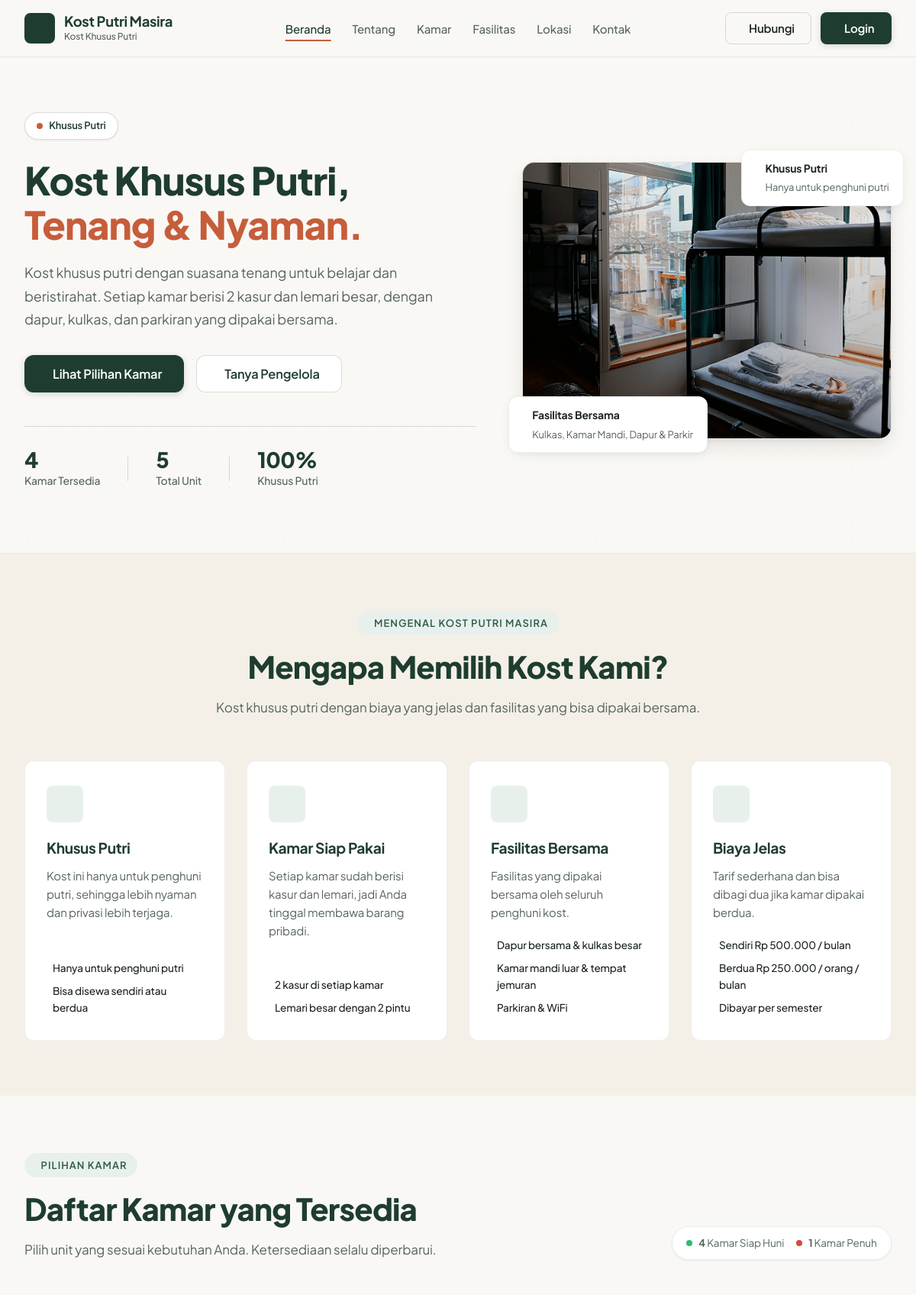
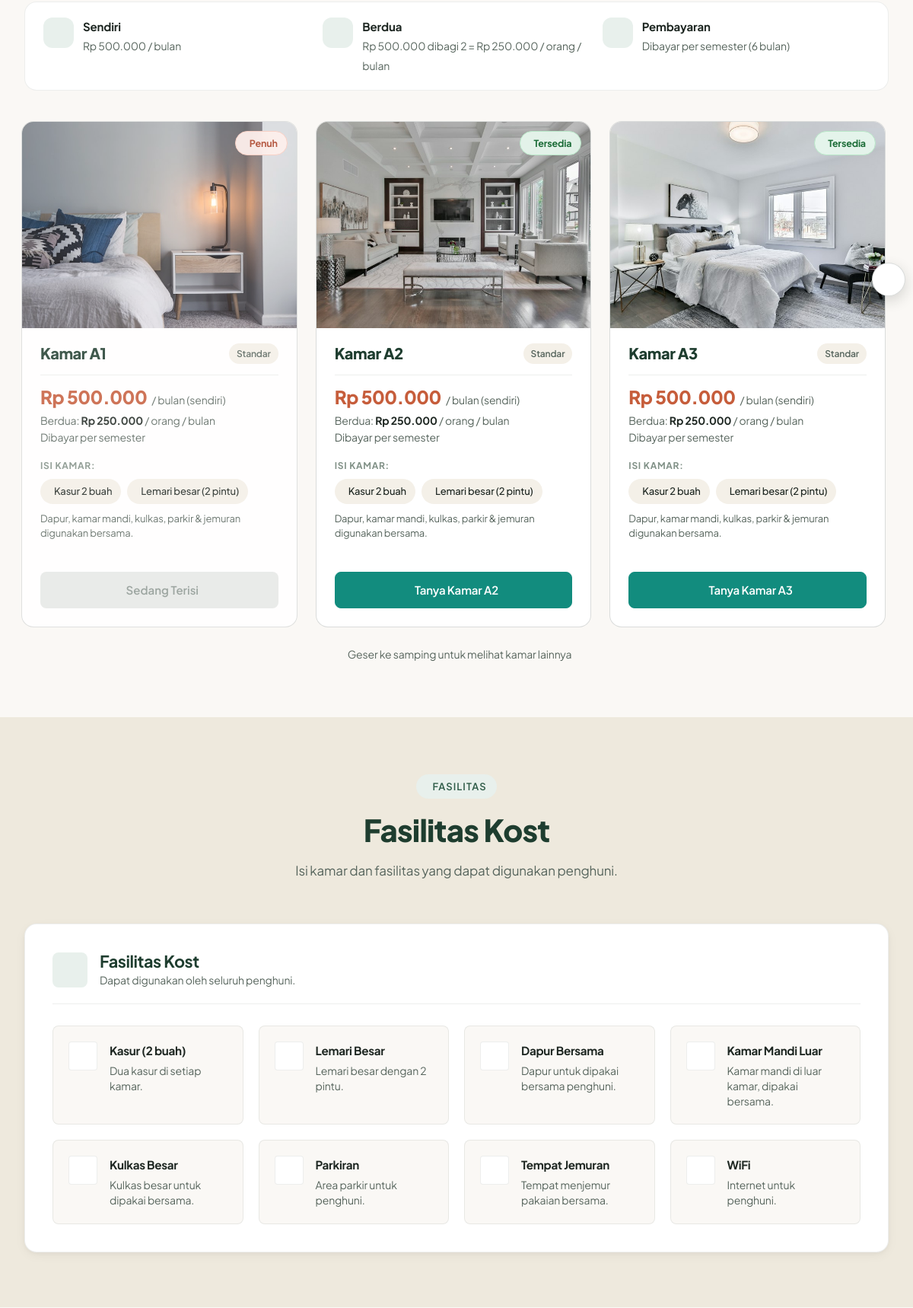
The page / (upper part) on the database its author committed (2 pictures, top to bottom).
### tables this page shows
CREATE TABLE `kamar` (
  `id_kamar` int NOT NULL,
  `nomor_kamar` varchar(20) NOT NULL,
  `tipe_kamar` varchar(50) DEFAULT NULL,
  `kapasitas` int NOT NULL DEFAULT '1',
  `harga` decimal(12,2) NOT NULL,
  `status` enum('kosong','terisi','penuh') NOT NULL DEFAULT 'kosong',
  `keterangan` text,
  `created_at` timestamp NULL DEFAULT CURRENT_TIMESTAMP
);

CREATE TABLE `fasilitas` (
  `id_fasilitas` int NOT NULL,
  `nama_fasilitas` varchar(100) NOT NULL,
  `jenis` enum('kamar','umum') NOT NULL,
  `keterangan` text
);

### includes/functions.php (called while the page is built, shortened)
<?php
function e(?string $string): string {
    return htmlspecialchars((string)$string, ENT_QUOTES, 'UTF-8');
}
function formatRupiah(float|int|string $angka, bool $denganSimbol = true): string {
    $nominal = (float) $angka;
    $hasil = number_format($nominal, 0, ',', '.');
    return $denganSimbol ? 'Rp ' . $hasil : $hasil;
}

### index.php (the view, shortened to what this page needs)
<?php
require_once __DIR__ . '/config/database.php';
require_once __DIR__ . '/includes/functions.php';
try {
    $daftarKamar = $pdo->query("
        SELECT k.*, (SELECT COUNT(*) FROM sewa sw WHERE sw.id_kamar = k.id_kamar AND sw.status = 'aktif') AS penghuni_aktif,
               GROUP_CONCAT(f.nama_fasilitas ORDER BY f.id_fasilitas SEPARATOR '||') AS fasilitas_list
        FROM kamar k
        LEFT JOIN kamar_fasilitas kf ON k.id_kamar=kf.id_kamar
        LEFT JOIN fasilitas f ON kf.id_fasilitas=f.id_fasilitas
        GROUP BY k.id_kamar ORDER BY k.nomor_kamar ASC
    ")->fetchAll();
    $fasilitasSemua = $pdo->query("SELECT * FROM fasilitas ORDER BY id_fasilitas")->fetchAll();
} catch (PDOException $ex) {
    $daftarKamar=$fasilitasSemua=[];
}
$hargaPerOrang2 = 2;
$bulanPerSemester = 6;
$totalKamar  = count($daftarKamar);
$kamarKosong = count(array_filter($daftarKamar, fn($k)=>$k['status']!=='penuh'));
$kamarTerisi = $totalKamar - $kamarKosong;
$waNumber    = '6282233053344';
$roomPhotos  = [
    'assets/images/kamar-a1.jpg',
    'assets/images/kamar-a2.jpg',
    'assets/images/kamar-a3.jpg',
    'assets/images/kamar-default.jpg',
];
require_once __DIR__ . '/includes/header.php';
require_once __DIR__ . '/includes/navbar.php';
?>
<section class="hero-section" id="beranda">
    <div class="hero-backdrop-pattern"></div>
    <div class="container hero-container">
        <div class="hero-content">
            <div class="hero-pill-badge">
                <span class="pill-dot"></span>
                <span>Khusus Putri</span>
            </div>
            <h1 class="hero-title">
                Kost Khusus Putri,
                <span class="text-accent-serif">Tenang &amp; Nyaman.</span>
            </h1>
            <p class="hero-subtitle">Kost khusus putri dengan suasana tenang untuk belajar dan beristirahat. Setiap kamar berisi 2 kasur dan lemari besar, dengan dapur, kulkas, dan parkiran yang dipakai bersama.</p>
            <div class="hero-actions">
                <a href="#kamar" class="btn btn-primary btn-lg">
                    <i class="ph ph-door"></i><span>Lihat Pilihan Kamar</span>
                </a>
                <a href="#kontak" class="btn btn-secondary btn-lg">
                    <i class="ph ph-whatsapp-logo"></i><span>Tanya Pengelola</span>
                </a>
            </div>
            <div class="hero-stats-bar">
                <div class="stat-item">
                    <span class="stat-number"><?= $kamarKosong ?></span>
                    <span class="stat-label">Kamar Tersedia</span>
                </div>
                <div class="stat-item">
                    <span class="stat-number"><?= $totalKamar ?></span>
                    <span class="stat-label">Total Unit</span>
                </div>
                <div class="stat-item">
                    <span class="stat-number">100%</span>
                    <span class="stat-label">Khusus Putri</span>
                </div>
            </div>
        </div>
        <div class="hero-visual">
            <div class="hero-visual-frame">
                <div class="hero-image-wrapper">
                    <img class="hero-main-img"
                         src="assets/images/hero-kost.jpg"
                         alt="Suasana Hunian Kost Putri Masira"
                         loading="eager">
                </div>
                <div class="hero-floating-card top-badge">
                    <div>
                        <strong style="display:block;font-size:.875rem;color:var(--text-main)">Khusus Putri</strong>
                        <span style="font-size:.8125rem;color:var(--text-muted)">Hanya untuk penghuni putri</span>
                    </div>
                </div>
                <div class="hero-floating-card bottom-badge">
                    <div>
                        <strong style="display:block;font-size:.875rem;color:var(--text-main)">Fasilitas Bersama</strong>
                        <span style="font-size:.8125rem;color:var(--text-muted)">Kulkas, Kamar Mandi, Dapur &amp; Parkir</span>
                    </div>
                </div>
            </div>
        </div>
    </div>
</section>
<section class="section-wrapper bg-stone" id="tentang">
    <div class="container">
        <div class="section-header text-center">
            <div class="section-tag"><i class="ph ph-sparkle"></i><span>Mengenal Kost Putri Masira</span></div>
            <h2 class="section-title">Mengapa Memilih Kost Kami?</h2>
            <p class="section-lead">Kost khusus putri dengan biaya yang jelas dan fasilitas yang bisa dipakai bersama.</p>
        </div>
        <div class="grid-feature-cards">
            <article class="feature-card">
                <div class="feature-icon-wrap"><i class="ph ph-gender-female"></i></div>
                <h3 class="feature-title">Khusus Putri</h3>
                <p class="feature-desc">Kost ini hanya untuk penghuni putri, sehingga lebih nyaman dan privasi lebih terjaga.</p>
                <ul class="feature-checklist">
                    <li><i class="ph ph-check-circle"></i> Hanya untuk penghuni putri</li>
                    <li><i class="ph ph-check-circle"></i> Bisa disewa sendiri atau berdua</li>
                </ul>
            </article>
            <article class="feature-card">
                <div class="feature-icon-wrap"><i class="ph ph-bed"></i></div>
                <h3 class="feature-title">Kamar Siap Pakai</h3>
                <p class="feature-desc">Setiap kamar sudah berisi kasur dan lemari, jadi Anda tinggal membawa barang pribadi.</p>
                <ul class="feature-checklist">
                    <li><i class="ph ph-check-circle"></i> 2 kasur di setiap kamar</li>
                    <li><i class="ph ph-check-circle"></i> Lemari besar dengan 2 pintu</li>
                </ul>
            </article>
            <article class="feature-card">
                <div class="feature-icon-wrap"><i class="ph ph-cooking-pot"></i></div>
                <h3 class="feature-title">Fasilitas Bersama</h3>
                <p class="feature-desc">Fasilitas yang dipakai bersama oleh seluruh penghuni kost.</p>
                <ul class="feature-checklist">
                    <li><i class="ph ph-check-circle"></i> Dapur bersama &amp; kulkas besar</li>
                    <li><i class="ph ph-check-circle"></i> Kamar mandi luar &amp; tempat jemuran</li>
                    <li><i class="ph ph-check-circle"></i> Parkiran &amp; WiFi</li>
                </ul>
            </article>
            <article class="feature-card">
                <div class="feature-icon-wrap"><i class="ph ph-wallet"></i></div>
                <h3 class="feature-title">Biaya Jelas</h3>
                <p class="feature-desc">Tarif sederhana dan bisa dibagi dua jika kamar dipakai berdua.</p>
                <ul class="feature-checklist">
                    <li><i class="ph ph-check-circle"></i> Sendiri Rp 500.000 / bulan</li>
                    <li><i class="ph ph-check-circle"></i> Berdua Rp 250.000 / orang / bulan</li>
                    <li><i class="ph ph-check-circle"></i> Dibayar per semester</li>
                </ul>
            </article>
        </div>
    </div>
</section>
<section class="section-wrapper" id="kamar">
    <div class="container">
        <div class="section-header-flex">
            <div>
                <div class="section-tag"><i class="ph ph-door"></i><span>Pilihan Kamar</span></div>
                <h2 class="section-title">Daftar Kamar yang Tersedia</h2>
                <p class="section-lead">Pilih unit yang sesuai kebutuhan Anda. Ketersediaan selalu diperbarui.</p>
            </div>
            <div class="availability-status-box">
                <div class="status-summary-item">
                    <span class="status-dot available"></span>
                    <span class="status-text"><strong><?= $kamarKosong ?></strong> Kamar Siap Huni</span>
                </div>
                <div class="status-summary-item">
                    <span class="status-dot occupied"></span>
                    <span class="status-text"><strong><?= $kamarTerisi ?></strong> Kamar Penuh</span>
                </div>
            </div>
        </div>
        <div class="price-info-banner">
            <div class="price-info-item"><i class="ph ph-user"></i><div><strong>Sendiri</strong><span>Rp 500.000 / bulan</span></div></div>
            <div class="price-info-item"><i class="ph ph-users"></i><div><strong>Berdua</strong><span>Rp 500.000 dibagi 2 = Rp 250.000 / orang / bulan</span></div></div>
            <div class="price-info-item"><i class="ph ph-calendar-check"></i><div><strong>Pembayaran</strong><span>Dibayar per semester (<?= $bulanPerSemester ?> bulan)</span></div></div>
        </div>
        <?php if (empty($daftarKamar)): ?>
        <div class="empty-state-card">
            <i class="ph ph-info"></i>
            <h3>Data Kamar Belum Tersedia</h3>
            <p>Silakan hubungi pengelola untuk informasi ketersediaan kamar.</p>
            <a href="#kontak" class="btn btn-primary"><i class="ph ph-chat-circle-dots"></i><span>Hubungi Pengelola</span></a>
        </div>
        <?php else: ?>
        <div class="rooms-carousel" id="roomsCarousel">
        <button type="button" class="rooms-nav rooms-nav-next" id="roomsNext" aria-label="Kamar berikutnya"><i class="ph ph-caret-right"></i></button>
        <div class="rooms-grid" id="roomsTrack" tabindex="0" aria-label="Daftar kamar, geser ke samping">
            <?php foreach ($daftarKamar as $idx => $kamar):
                $isAvail   = $kamar['status']!=='penuh';
                $photo     = $roomPhotos[$idx % count($roomPhotos)];
                $roomWaMsg = urlencode('Halo Pengelola, saya tertarik Kamar '.$kamar['nomor_kamar'].' (Tipe: '.($kamar['tipe_kamar']??'Standar').'). Apakah masih bisa disurvei?');
            ?>
            <article class="room-card <?= $isAvail?'room-available':'room-occupied' ?>">
                <div class="room-card-media">
                    <img class="room-thumb-img" src="<?= $photo ?>" alt="Kamar <?= e($kamar['nomor_kamar']) ?>" loading="lazy">
                    <div class="room-status-badge <?= $isAvail?'badge-available':'badge-occupied' ?>">
                        <span><?= $isAvail ? ((int)$kamar['penghuni_aktif'] > 0 ? 'Sisa ' . max(1, (int)$kamar['kapasitas'] - (int)$kamar['penghuni_aktif']) . ' tempat' : 'Tersedia') : 'Penuh' ?></span>
                    </div>
                </div>
                <div class="room-card-body">
                    <div class="room-card-header">
                        <span class="room-number">Kamar <?= e($kamar['nomor_kamar']) ?></span>
                        <span class="room-type"><?= e($kamar['tipe_kamar']??'Standar') ?></span>
                    </div>
                    <div class="room-pricing">
                        <span class="price-value"><?= formatRupiah($kamar['harga']) ?></span>
                        <span class="price-period">/ bulan <small>(sendiri)</small></span>
                    </div>
                    <p class="room-price-note">Berdua: <strong><?= formatRupiah($kamar['harga'] / $hargaPerOrang2) ?></strong> / orang / bulan<br>Dibayar per semester</p>
                    <div class="room-facilities-wrap">
                        <span class="facilities-label">Isi Kamar:</span>
                        <ul class="room-amenities-pills">
                            <li><i class="ph ph-check"></i><span>Kasur 2 buah</span></li>
                            <li><i class="ph ph-check"></i><span>Lemari besar (2 pintu)</span></li>
                        </ul>
                        <p class="text-muted-small">Dapur, kamar mandi, kulkas, parkir &amp; jemuran digunakan bersama.</p>
                    </div>
                    <div class="room-card-footer">
                        <?php if ($isAvail): ?>
                        <a href="https://wa.me/<?= $waNumber ?>?text=<?= $roomWaMsg ?>" target="_blank" rel="noopener" class="btn btn-wa btn-block">
                            <i class="ph ph-whatsapp-logo"></i><span>Tanya Kamar <?= e($kamar['nomor_kamar']) ?></span>
                        </a>
                        <?php else: ?>
                        <button type="button" class="btn btn-disabled btn-block" disabled>
                            <i class="ph ph-lock"></i><span>Sedang Terisi</span>
                        </button>
                        <?php endif; ?>
                    </div>
                </div>
            </article>
            <?php endforeach; ?>
        </div>
        </div>
        <p class="rooms-swipe-hint"><i class="ph ph-hand-swipe-left"></i><span>Geser ke samping untuk melihat kamar lainnya</span></p>
        <?php endif; ?>
    </div>
</section>
<section class="section-wrapper bg-sand" id="fasilitas">
    <div class="container">
        <div class="section-header text-center">
            <div class="section-tag"><i class="ph ph-squares-four"></i><span>Fasilitas</span></div>
            <h2 class="section-title">Fasilitas Kost</h2>
            <p class="section-lead">Isi kamar dan fasilitas yang dapat digunakan penghuni.</p>
        </div>
        <div class="facilities-category-block">
            <div class="category-header">
                <div class="category-icon"><i class="ph ph-house-line"></i></div>
                <div><h3 class="category-title">Fasilitas Kost</h3><p class="category-desc">Dapat digunakan oleh seluruh penghuni.</p></div>
            </div>
            <div class="grid-amenities-cards">
                <?php
                $fasilitasTampil = !empty($fasilitasSemua) ? $fasilitasSemua : [
                    ['nama_fasilitas'=>'Kasur (2 buah)','keterangan'=>'Dua kasur di setiap kamar.'],
                    ['nama_fasilitas'=>'Lemari Besar','keterangan'=>'Lemari besar dengan 2 pintu.'],
                    ['nama_fasilitas'=>'Dapur Bersama','keterangan'=>'Dapur untuk dipakai bersama penghuni.'],
                    ['nama_fasilitas'=>'Kamar Mandi Luar','keterangan'=>'Kamar mandi di luar kamar, dipakai bersama.'],
                    ['nama_fasilitas'=>'Kulkas Besar','keterangan'=>'Kulkas besar untuk dipakai bersama.'],
                    ['nama_fasilitas'=>'Parkiran','keterangan'=>'Area parkir untuk penghuni.'],
                    ['nama_fasilitas'=>'Tempat Jemuran','keterangan'=>'Tempat menjemur pakaian bersama.'],
                    ['nama_fasilitas'=>'WiFi','keterangan'=>'Internet untuk penghuni.'],
                ];
                foreach ($fasilitasTampil as $fu):
                    $nll = strtolower($fu['nama_fasilitas']);
                    $ico = str_contains($nll,'wifi') ? 'ph-wifi-high'
                         : (str_contains($nll,'kulkas') ? 'ph-snowflake'
                         : (str_contains($nll,'parkir') ? 'ph-motorcycle'
                         : (str_contains($nll,'dapur') ? 'ph-cooking-pot'
                         : (str_contains($nll,'kasur') ? 'ph-bed'
                         : (str_contains($nll,'lemari') ? 'ph-dresser'
                         : (str_contains($nll,'mandi') ? 'ph-shower'
                         : (str_contains($nll,'jemur') ? 'ph-t-shirt' : 'ph-check-circle')))))));
                ?>
                <div class="amenity-item-card">
                    <div class="amenity-icon"><i class="ph <?= $ico ?>"></i></div>
                    <div class="amenity-info">
                        <h4 class="amenity-name"><?= e($fu['nama_fasilitas']) ?></h4>
                        <p class="amenity-detail"><?= e($fu['keterangan'] ?? '') ?></p>
                    </div>
                </div>
                <?php endforeach; ?>
            </div>
        </div>
    </div>
</section>
<?php require_once __DIR__ . '/includes/footer.php'; ?>

### rows shown on the page
kamar: shows a picture, status "Penuh", nomor_kamar "A1", tipe_kamar "Standar", harga "Rp 500.000", formatRupiah($kamar['harga']/$hargaPerOrang2) "Rp 250.000"
kamar: shows a picture, status "Tersedia", nomor_kamar "A2", tipe_kamar "Standar", harga "Rp 500.000", formatRupiah($kamar['harga']/$hargaPerOrang2) "Rp 250.000"
kamar: shows a picture, status "Tersedia", nomor_kamar "A3", tipe_kamar "Standar", harga "Rp 500.000", formatRupiah($kamar['harga']/$hargaPerOrang2) "Rp 250.000"
fasilitas: nama_fasilitas "Kasur (2 buah)", keterangan "Dua kasur di setiap kamar."
fasilitas: nama_fasilitas "Lemari Besar", keterangan "Lemari besar dengan 2 pintu."
fasilitas: nama_fasilitas "Dapur Bersama", keterangan "Dapur untuk dipakai bersama penghuni."
fasilitas: nama_fasilitas "Kamar Mandi Luar", keterangan "Kamar mandi di luar kamar, dipakai bersama."
fasilitas: nama_fasilitas "Kulkas Besar", keterangan "Kulkas besar untuk dipakai bersama."
fasilitas: nama_fasilitas "Parkiran", keterangan "Area parkir untuk penghuni."
fasilitas: nama_fasilitas "Tempat Jemuran", keterangan "Tempat menjemur pakaian bersama."
fasilitas: nama_fasilitas "WiFi", keterangan "Internet untuk penghuni."

### other values the page prints
$kamarKosong "4"
$totalKamar "5"
$kamarTerisi "1"
$bulanPerSemester "6"
